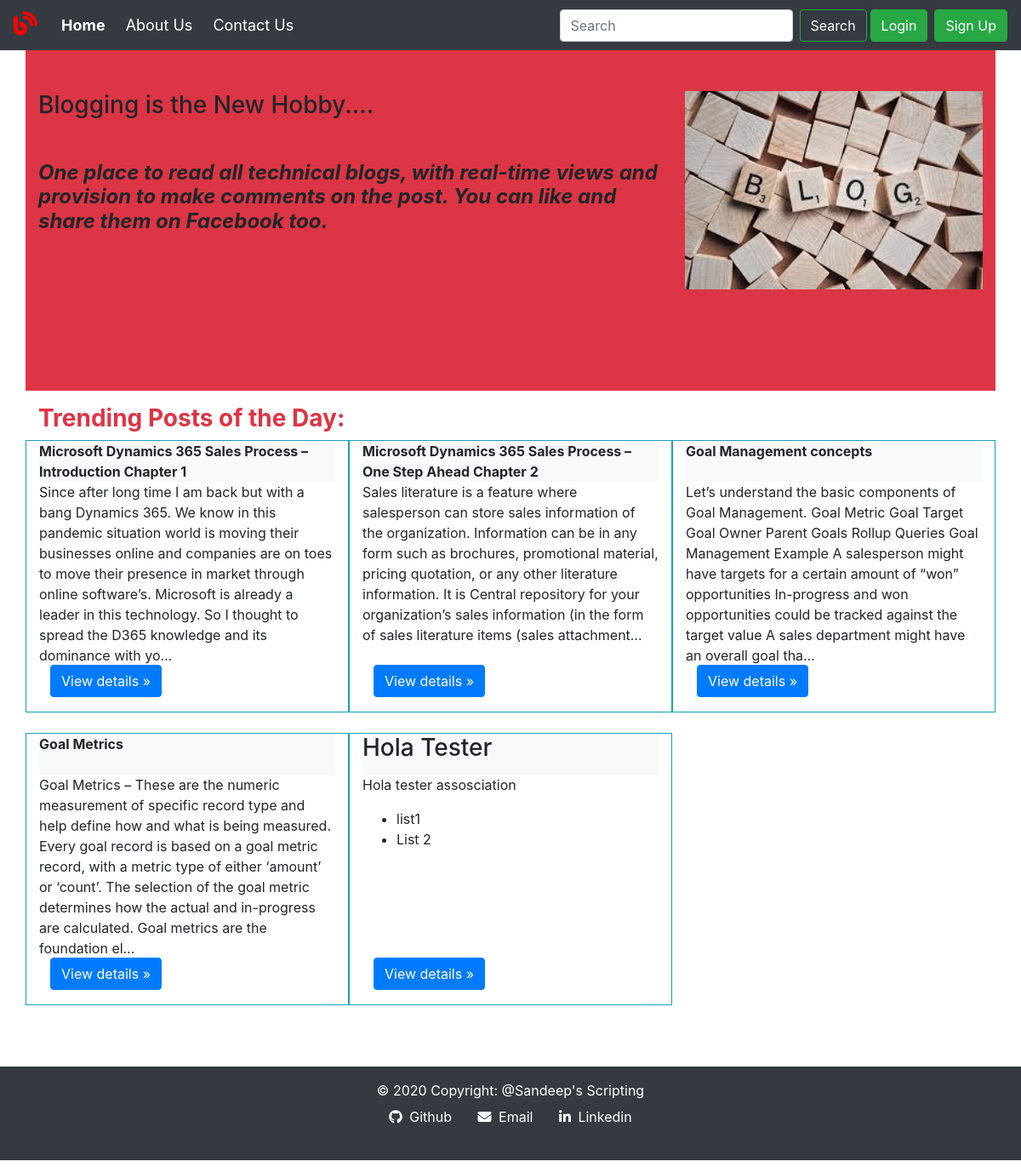
The page / on the database its author committed.
### Blog/models.py (models this page shows)
class blogpost(models.Model):
    id=models.AutoField(primary_key=True)
    author=models.CharField(max_length=70)
    title=models.CharField(max_length=500)
    views=models.IntegerField(default=0)
    desc=models.TextField()
    pub_date=models.DateField()
    slug=models.CharField(max_length=130)

### home/views.py (the view)
# urls.py: path('',views.index,name='home' ),
def index(request):
    val=blogpost.objects.all()
    content={'allposts':val}
    return render(request,'home/home.html',content)

### templates/home/home.html (shortened to what this page needs)
{% extends 'home/basic.html' %}
{% block body%}
<div class="container">
  <div class="jumbotron p-0 mb-3" style="height:25em">
    <div class="row" style="height: inherit;">
      <div class="col-md-8 h-100 bg-danger division">
          <h3 class="mt-5">Blogging is the New Hobby....</h3><p><br data-mce-bogus="1"></p><h4><strong><em>One place to read all technical blogs, with real-time views and provision to make comments on the post. You can like and share them on Facebook too.&nbsp;</em></strong></h4><p><br data-mce-bogus="1"></p></div>
      <div class="col-md-4 h-100 pt-5 bg-danger division">
        <img src="/static/home/download.jpg" alt="Error Loading Image." class="w-100 h-80">
      </div>
    </div>
  </div>
  <marquee class="my-2 h3 text-danger" direction="left" scrollamount="15" ><b>Trending Posts of the Day:</b></marquee>
  <div class="headers" >
    <div class="row">
    {% for post in allposts %}
      <div class="col-md-4 mb-4 border border-info" style="height:20em;">
        <div class="hlll" style="height:22em; width:inherit">
            <div class="title bg-light" style="height:3em;" ><b> {{post.title | truncatechars:65 | safe}} </b></div>
            <div class="desc bg-red" style="height:13em;">{{post.desc | truncatechars:350 | safe }}</div>
            <div class="btn  mb-1 " style="height:3em; text-align:center"><a class="btn btn-primary" href="/blog/blogpost/{{post.slug}}" role="button">View details »</a></div>
        </div>
      </div>
    {% if forloop.counter|divisibleby:3 %}
      </div><div class="row">
    {% endif %}
      {% endfor %}
    </div>
  </div>
</div>
{%endblock%}

### rows shown on the page
blogpost: title "Microsoft Dynamics 365 Sales Process – Introduction Chapter 1", desc "Since after long time I am back but with a bang Dynamics 365. We know in this pandemic situation world is moving their businesses online and companies are on toes to move their presence in market through online software’s. Microsoft is already a leader in this technology. So I thought to spread the D365 knowledge and its dominance with yo…"
blogpost: title "Microsoft Dynamics 365 Sales Process – One Step Ahead Chapter 2", desc "Sales literature is a feature where salesperson can store sales information of the organization. Information can be in any form such as brochures, promotional material, pricing quotation, or any other literature information. It is Central repository for your organization’s sales information (in the form of sales literature items (sales attachment…"
blogpost: title "Goal Management concepts", desc "Let’s understand the basic components of Goal Management. Goal Metric Goal Target Goal Owner Parent Goals Rollup Queries Goal Management Example A salesperson might have targets for a certain amount of “won” opportunities In-progress and won opportunities could be tracked against the target value A sales department might have an overall goal tha…"
blogpost: title "Goal Metrics", desc "Goal Metrics – These are the numeric measurement of specific record type and help define how and what is being measured. Every goal record is based on a goal metric record, with a metric type of either ‘amount’ or ‘count’. The selection of the goal metric determines how the actual and in-progress are calculated. Goal metrics are the foundation el…"
blogpost: title "Hola Tester", desc "Hola tester assosciation list1 List 2"
